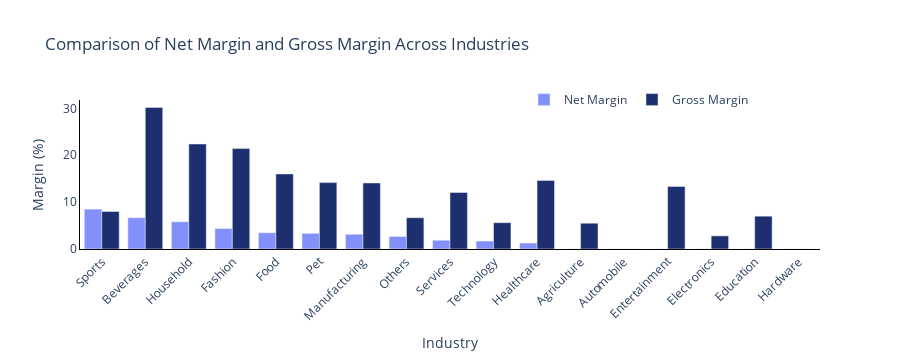

Notebook source saved alongside this figure:
### Code cell
data = {
    'Industry': gross_net_result.index,
    'Net Margin': gross_net_result['Net Margin'].tolist(),
    'Gross Margin': gross_net_result['Gross Margin'].tolist()
}

df = pd.DataFrame(data)

fig = go.Figure()

fig.add_trace(go.Bar(
    x=df['Industry'],
    y=df['Net Margin'],
    name='Net Margin',
    marker_color='#8390fa',
))

fig.add_trace(go.Bar(
    x=df['Industry'],
    y=df['Gross Margin'],
    name='Gross Margin',
    marker_color='#1d2f6f',
))

fig.update_layout(
    barmode='group', 
    xaxis_tickangle=-45, 
    title='Comparison of Net Margin and Gross Margin Across Industries',
    plot_bgcolor='white', 
    paper_bgcolor='white',
    xaxis=dict(
        title='Industry',
        showline=True,
        linewidth=1,
        linecolor='black',
        tickfont=dict(size=12),
        autorange=True
    ),
    yaxis=dict(
        title='Margin (%)',
        showline=True,
        linewidth=1,
        linecolor='black',
        autorange=True
    ),
    legend=dict(
        x=0.6,
        y=1.1,
        orientation='h'
    )
)

fig.show()

### Figure 1 — Plotly figure (JSON) as saved in the notebook; plotly's stock layout.template omitted (floating-point values rounded to 4 significant figures)
{"data": [{"marker": {"color": "#8390fa"}, "name": "Net Margin", "type": "bar", "x": ["Sports", "Beverages", "Household", "Fashion", "Food", "Pet", "Manufacturing", "Others", "Services", "Technology", "Healthcare", "Agriculture", "Automobile", "Entertainment", "Electronics", "Education", "Hardware"], "y": [8.5, 6.67, 5.8, 4.36, 3.46, 3.33, 3.14, 2.67, 1.87, 1.69, 1.27, 0, 0, 0, 0, 0, 0]}, {"marker": {"color": "#1d2f6f"}, "name": "Gross Margin", "type": "bar", "x": ["Sports", "Beverages", "Household", "Fashion", "Food", "Pet", "Manufacturing", "Others", "Services", "Technology", "Healthcare", "Agriculture", "Automobile", "Entertainment", "Electronics", "Education", "Hardware"], "y": [8, 30.2, 22.4, 21.42, 16.01, 14.17, 14.08, 6.67, 12.05, 5.61, 14.62, 5.5, 0, 13.33, 2.8, 7, 0]}], "layout": {"barmode": "group", "height": 360, "legend": {"orientation": "h", "x": 0.6, "y": 1.1}, "paper_bgcolor": "white", "plot_bgcolor": "white", "title": {"text": "Comparison of Net Margin and Gross Margin Across Industries"}, "xaxis": {"autorange": true, "linecolor": "black", "linewidth": 1, "range": [-0.5, 16.5], "showline": true, "tickangle": -45, "tickfont": {"size": 12}, "title": {"text": "Industry"}, "type": "category"}, "yaxis": {"autorange": true, "linecolor": "black", "linewidth": 1, "range": [0, 31.79], "showline": true, "title": {"text": "Margin (%)"}, "type": "linear"}}}
